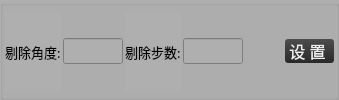
                  <widget class="QGroupBox" name="groupBox_22">
                   <property name="styleSheet">
                    <string notr="true">background-color: rgb(175, 175, 175);</string>
                   </property>
                   <property name="title">
                    <string/>
                   </property>
                   <layout class="QHBoxLayout" name="horizontalLayout_26">
                    <property name="spacing">
                     <number>2</number>
                    </property>
                    <property name="leftMargin">
                     <number>2</number>
                    </property>
                    <property name="topMargin">
                     <number>5</number>
                    </property>
                    <property name="rightMargin">
                     <number>2</number>
                    </property>
                    <property name="bottomMargin">
                     <number>5</number>
                    </property>
                    <item>
                     <widget class="QLabel" name="label_14">
                      <property name="font">
                       <font>
                        <family>微软雅黑</family>
                        <pointsize>10</pointsize>
                        <weight>50</weight>
                        <italic>false</italic>
                        <bold>false</bold>
                       </font>
                      </property>
                      <property name="styleSheet">
                       <string notr="true">font: 10pt &quot;微软雅黑&quot;;</string>
                      </property>
                      <property name="text">
                       <string>剔除角度:</string>
                      </property>
                     </widget>
                    </item>
                    <item>
                     <widget class="KLineEditKb" name="lineEdit_ktkickangle">
                      <property name="minimumSize">
                       <size>
                        <width>50</width>
                        <height>0</height>
                       </size>
                      </property>
                      <property name="maximumSize">
                       <size>
                        <width>60</width>
                        <height>16777215</height>
                       </size>
                      </property>
                      <property name="font">
                       <font>
                        <family>微软雅黑</family>
                        <pointsize>10</pointsize>
                        <weight>50</weight>
                        <italic>false</italic>
                        <bold>false</bold>
                       </font>
                      </property>
                      <property name="styleSheet">
                       <string notr="true">font: 10pt &quot;微软雅黑&quot;;</string>
                      </property>
                     </widget>
                    </item>
                    <item>
                     <widget class="QLabel" name="label_30">
                      <property name="font">
                       <font>
                        <family>微软雅黑</family>
                        <pointsize>10</pointsize>
                       </font>
                      </property>
                      <property name="text">
                       <string>剔除步数:</string>
                      </property>
                     </widget>
                    </item>
                    <item>
                     <widget class="KLineEditKb" name="lineEdit_ktkickstep">
                      <property name="sizePolicy">
                       <sizepolicy hsizetype="Maximum" vsizetype="Fixed">
                        <horstretch>0</horstretch>
                        <verstretch>0</verstretch>
                       </sizepolicy>
                      </property>
                      <property name="minimumSize">
                       <size>
                        <width>50</width>
                        <height>0</height>
                       </size>
                      </property>
                      <property name="maximumSize">
                       <size>
                        <width>60</width>
                        <height>16777215</height>
                       </size>
                      </property>
                      <property name="font">
                       <font>
                        <family>微软雅黑</family>
                        <pointsize>10</pointsize>
                       </font>
                      </property>
                     </widget>
                    </item>
                    <item>
                     <spacer name="horizontalSpacer_22">
                      <property name="orientation">
                       <enum>Qt::Horizontal</enum>
                      </property>
                      <property name="sizeHint" stdset="0">
                       <size>
                        <width>40</width>
                        <height>20</height>
                       </size>
                      </property>
                     </spacer>
                    </item>
                    <item>
                     <widget class="QPushButton" name="pushButton_ktkickset">
                      <property name="font">
                       <font>
                        <family>微软雅黑</family>
                        <pointsize>12</pointsize>
                       </font>
                      </property>
                      <property name="styleSheet">
                       <string notr="true">QPushButton#pushButton_ktkickset{
	border-style: none;
	border: 0px;
	color: #F0F0F0;
	padding: 0px;	
	min-height: 16px;
	border-radius:3px;
	background: qlineargradient(spread:pad, x1:0, y1:0, x2:0, y2:1, stop:0 #4D4D4D, stop:1 #292929); 
}

QPushButton#pushButton_ktkickset:hover{ 
	background: qlineargradient(spread:pad, x1:0, y1:0, x2:0, y2:1, stop:0 #636363, stop:1 #575757);
}

QPushButton#pushButton_ktkickset:pressed{ 
	background: qlineargradient(spread:pad, x1:0, y1:0, x2:0, y2:1, stop:0 #4D4D4D, stop:1 #292929);
}</string>
                      </property>
                      <property name="text">
                       <string> 设 置  </string>
                      </property>
                     </widget>
                    </item>
                   </layout>
                  </widget>
